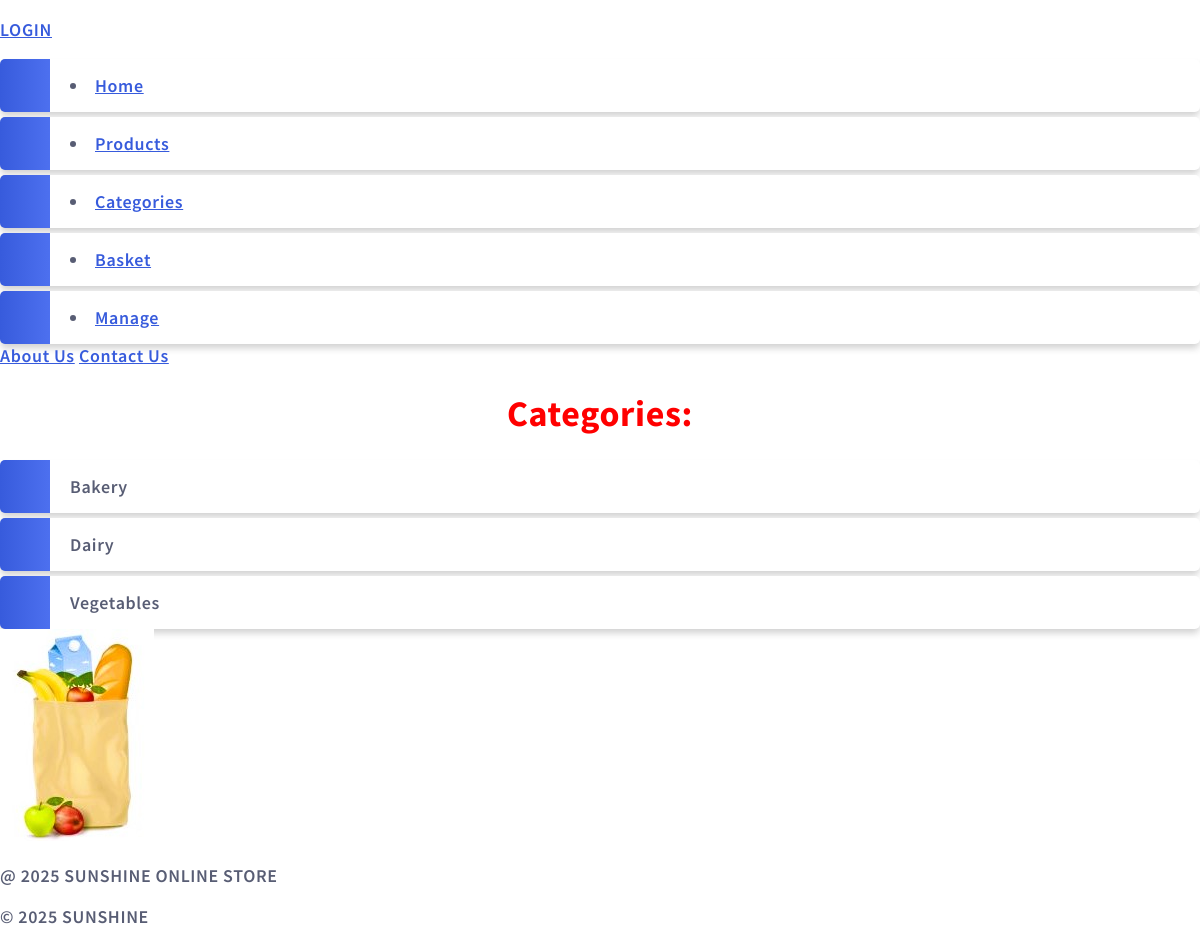
Screenshot of /api/categories with the database file from the repository.
### backend/models.py (models this page shows, shortened)
class Category(models.Model):
    name = models.CharField(max_length=250)
    description = models.TextField()
    class Meta:
        verbose_name_plural = 'Categories'

### backend/views.py (the view, shortened to what this page needs)
# urls.py: path('categories', views.CategoryListView.as_view(), name='categories'),
class CategoryListView(generic.ListView):
    model = Category
    context_object_name = 'category'
    template_name = 'categories.html'
    def get_queryset(self):
        return Category.objects.filter().all()

### backend/templates/categories.html (shortened to what this page needs)
{% extends 'base.html' %}
{% load static %}
{% load custom_tags %}
{% block content %}
  <h1 style="color:red;text-align:center;">Categories:</h1>
    <ul>
          {% for x in category %}
          <li onclick="window.location = 'category/{{ x.id }}'">{{ x.name }}</li>
          {% endfor %}
    </ul>
{% endblock %}

### allstatic/myglobal.css (style rules this page uses)
body { margin:0; font: 600 18px 'Source Sans Pro', sans-serif; letter-spacing: 0.64px; color: #585d74; }
ul { list-style-type: none; padding: 0; margin: 0; }
li { background-color: #ffffff; background-image: linear-gradient(to right, #375BDC, #4D70EF); background-size: 50px 60px; background-repeat: no-repeat; cursor: pointer; transition: transform .25s; border-radius: 5px; box-shadow: 0 5px 7px -1px rgba(51, 51, 51, 0.23); padding: 15px; padding-left: 70px; margin-top: 5px; }

### rows the page displays
Category: name "Bakery"
Category: name "Dairy"
Category: name "Vegetables"
